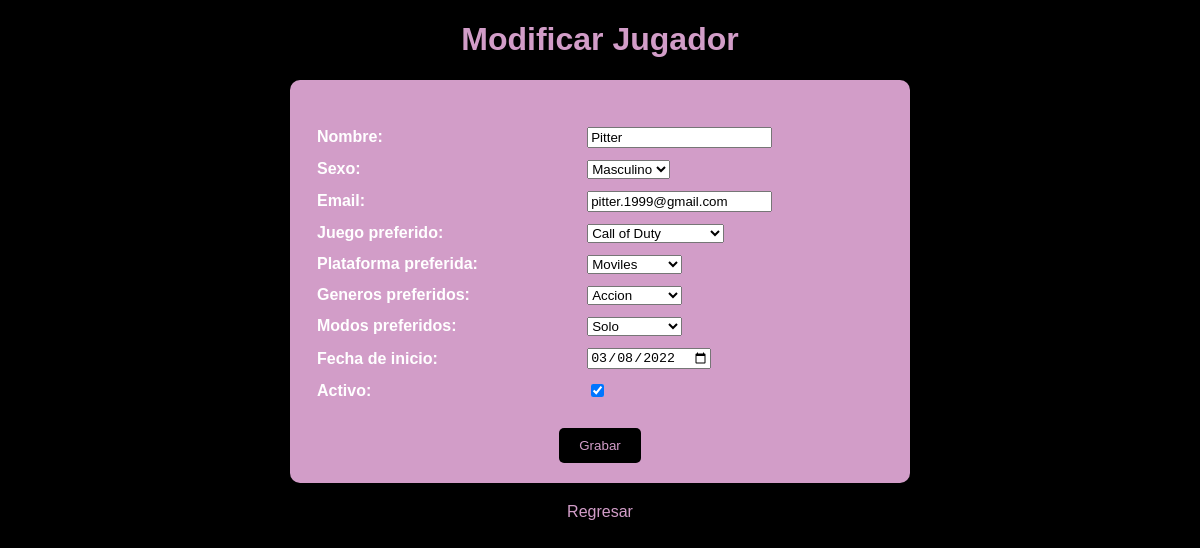
The page /modificar_jugador/19/ on the database its author committed.
### jugadores/models.py (models this page shows, shortened)
class Jugador(models.Model):
    sexo = [
        ("M", "Masculino"),
        ("F", "Femenino")
    ]
    nombre = models.CharField(max_length=50)
    sexo = models.CharField(max_length=1, choices=sexo, null=True)
    Email = models.CharField(max_length=50)
    activo = models.BooleanField(default=True)
    fecha_de_inicio = models.DateField(null=True)
    modos_preferidos = models.ForeignKey(Modo, on_delete=models.SET_NULL, null=True)
    generos_preferidos = models.ForeignKey(GeneroJuego, on_delete=models.SET_NULL, null=True)
    plataforma_preferida = models.ForeignKey(Plataforma, on_delete=models.SET_NULL, null=True)
    juego_preferido = models.ForeignKey(Juego, on_delete=models.SET_NULL, null=True)

### jugadores/views.py (the view)
# urls.py: path('modificar_jugador/<int:jugador_id>/', modificar_jugador, name='modificar_jugador'),
def modificar_jugador(request, jugador_id):
    pagina = loader.get_template('modificar_jugador.html')
    jugador = get_object_or_404(Jugador, pk=jugador_id)
    if request.method == 'GET':
        formulario = JugadorFormulario(instance=jugador)
    elif request.method == 'POST':
        formulario = JugadorFormulario(request.POST, instance=jugador)
        if formulario.is_valid():
            formulario.save()
            return redirect('jugadores')
    datos = {'formulario': formulario}
    return HttpResponse(pagina.render(datos, request))

### jugadores/forms.py
class JugadorFormulario(forms.ModelForm):
    class Meta:
        model = Jugador
        fields = (
            'nombre', 'sexo', 'Email', 'juego_preferido', 'plataforma_preferida', 'generos_preferidos',
            'modos_preferidos',
            'fecha_de_inicio', 'activo')
        widgets = {
            'Email': forms.EmailInput(attrs={'type': 'email'}),
            'fecha_de_inicio': forms.DateInput(attrs={'type': 'date'}),
        }

### jugadores/models.py (called while the page is built)
    def __str__(self):
        return self.nombre

    def __str__(self):
        return self.nombre

    def __str__(self):
        return self.nombre

    def __str__(self):
        return self.nombre

### jugadores/templates/modificar_jugador.html (shortened to what this page needs)
<!DOCTYPE html>
<html lang="en">
<head>
</head>
<body>
    <h1>Modificar Jugador</h1>
    <form method="POST">
        <table>
            {% for field in formulario %}
                <tr>
                    <th>{{ field.label_tag }}</th>
                    <td>{{ field }}</td>
                </tr>
            {% endfor %}
        </table>
        <input type="submit" value="Grabar">
    </form>
    <a href="{% url 'jugadores' %}">Regresar</a>
</body>
</html>

### jugadores/templates/modificar_jugador.html (style rules this page uses)
body { background-color: #000000; color: #ffffff; font-family: Arial, sans-serif; margin: 20px; }
h1 { color: #d29dc8; text-align: center; }
form { width: 50%; margin: 20px auto; padding: 20px; background-color: #d29dc8; border-radius: 10px; }
table { width: 100%; margin-top: 20px; color: #ffffff; }
th, td { padding: 5px; text-align: left; }
input[type="submit"] { background-color: #000000; color: #d29dc8; padding: 10px 20px; border: none; border-radius: 5px; cursor: pointer; display: block; margin: 0 auto; margin-top: 20px; }
a { display: block; margin-top: 10px; color: #d29dc8; text-decoration: none; text-align: center; }

### rows shown on the page
Jugador: formulario "Pitter" "Masculino" "pitter.1999@gmail.com" "Call of Duty" "Moviles" "Accion" "Solo" "03/08/2022" "☑"

### other values the page prints
{{ field.label_tag }} "Nombre:" "Sexo:" "Email:" "Juego preferido:" "Plataforma preferida:" "Generos preferidos:" "Modos preferidos:" "Fecha de inicio:" "Activo:"
